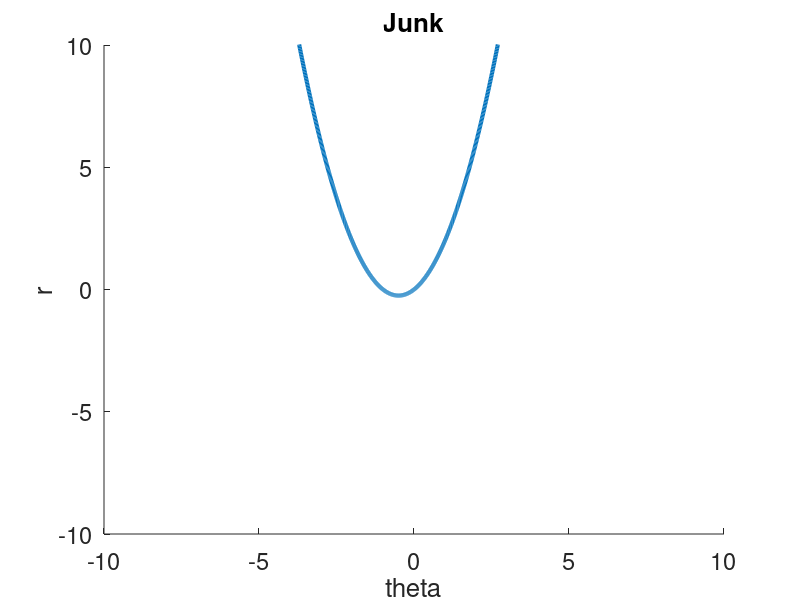

MATLAB code to generate this figure:
clear;

%set up the space
yvec = -10: .2 : 10; 
tvec = -10: .2 : 10;
[t,y] = meshgrid(tvec,yvec);

%set up function
delt = ones(size(t));
dely = nthroot(y,3);

%This is a comment
fact = sqrt(delt.^2+dely.^2);
delt = delt./fact;
dely = dely./fact;
%quiver(t,y,delt,dely);

%print out the contour map
hold on;
constant = 1;
t = -10: .01 :10;
y = t+t.^2;
plot(t,y,'LineWidth',3);

%set up graph ++fancy
set(gca,'FontSize',17);
axis([-10,10,-10,10])
xlabel('theta');
ylabel('r');
title('Junk')